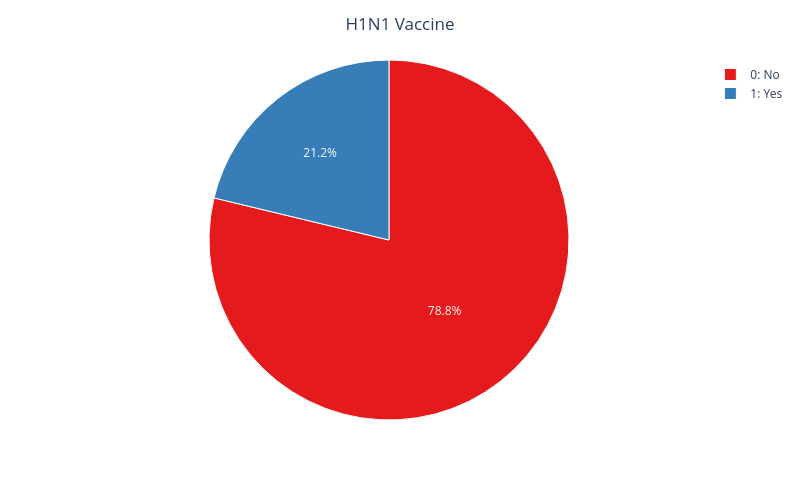

Notebook cell for this chart:
### Code cell
# Inspect our target variable `full vaccine`
fig = (px
 .pie(df.assign(h1n1_vaccine = lambda x: x["h1n1_vaccine"].apply(lambda x: f'{x}: {data_dictionary["h1n1_vaccine"]["mappings"][x]}')),
      names = "h1n1_vaccine", color = "h1n1_vaccine", color_discrete_map = {"0: No": px.colors.qualitative.Set1[0], "1: Yes": px.colors.qualitative.Set1[1]})
 .update_traces(marker_line_width = 1, marker_line_color = "white")
 .update_layout(title = dict(text = "H1N1 Vaccine", x = 0.5))
)

# config = {"staticPlot": True}
fig.show()
eda_output.update({"h1n1_vaccine": fig})

### Figure 1 — Plotly figure (JSON) as saved in the notebook; plotly's stock layout.template omitted (floating-point values rounded to 4 significant figures; data arrays with more than 128 entries replaced by an {"elided": "..."} marker saying what was removed)
{"data": [{"customdata": {"elided": "26707x1 str values"}, "domain": {"x": [0, 1], "y": [0, 1]}, "hovertemplate": "h1n1_vaccine=%{customdata[0]}<extra></extra>", "labels": {"elided": "26707 str values"}, "legendgroup": "", "marker": {"colors": {"elided": "26707 str values"}, "line": {"color": "white", "width": 1}}, "name": "", "showlegend": true, "type": "pie"}], "layout": {"height": 500, "legend": {"tracegroupgap": 0}, "margin": {"t": 60}, "title": {"text": "H1N1 Vaccine", "x": 0.5}, "width": 800}}
